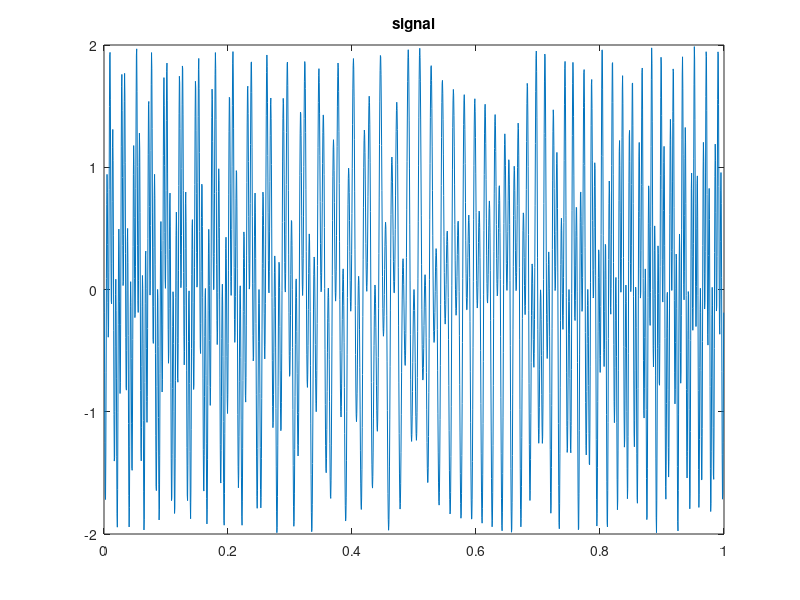

This figure's MATLAB source: (Note: this script raises an error after producing the figure.)
clear all;
close all;

if(1)
    %set up data
    N = 1024*2;
    x = [0:N-1]/N;
    fff = zeros(1,N);
    amp = 0.05;
    F1 = 80;
    F2 = 50;
    xx = x + amp*sin(2*pi*x);
   % figure;plot(F1*(1+amp*2*pi*cos(2*pi*x)));
    f1 = exp(2*pi*i*F1*2*xx);% + exp(2*pi*i*F1*4*xx);% + exp(2*pi*i*F1*20*xx);
    yy = x + amp*cos(2*pi*x);
   % figure;plot(F2*(1-amp*2*pi*sin(2*pi*x)));
    f2 = exp(2*pi*i*F2*yy);
    
    NM = 0;
    ns = NM*randn(1,N);
    fff = f1 + f2 + ns;
    %fff = real(fff);
    figure;plot(x,real(fff));title('signal');
end

if (1)
    %synchrosqueezed wave packet transform
    eps = 1e-2;
    res = 1;
    NG = N/16;
    is_real = 1;
    is_unif = 1;
    typeNUFFT = 1;
    R_high = N/8;
    R_low = 0;
    if is_real
        freq_range = [R_low R_high];
        fff = real(fff);
    else
        freq_range = [-R_high R_high];
    end
    rad = 1.5;
    is_cos = 1;
    t_sc = 1/2+1/8;
    epsl = 1e-2;
    xo = x;
    red = 1;
    
    [T_f coef kk] = ss_wp1_fwd(fff,is_real,is_unif,typeNUFFT,NG,xo,R_high,R_low,rad,is_cos,t_sc,red,epsl,res);

    figure;imagesc([0 1],freq_range,real(T_f));colorbar;title('synchrosqueezed energy distribution');axis square;
    figure;imagesc(real(coef{1}));colorbar;title('wave packet transform');axis square;
    %figure;imagesc(kk);colorbar;title('kk');
    %size(T_f)
end


